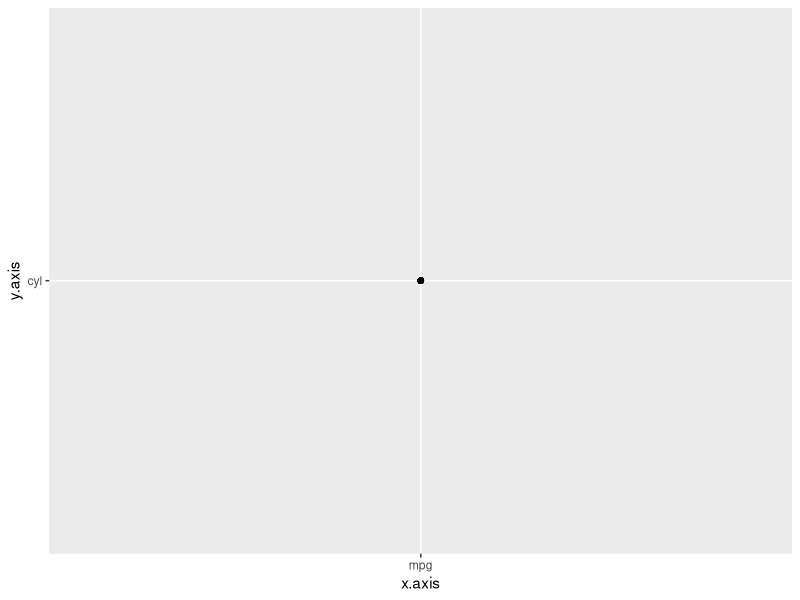
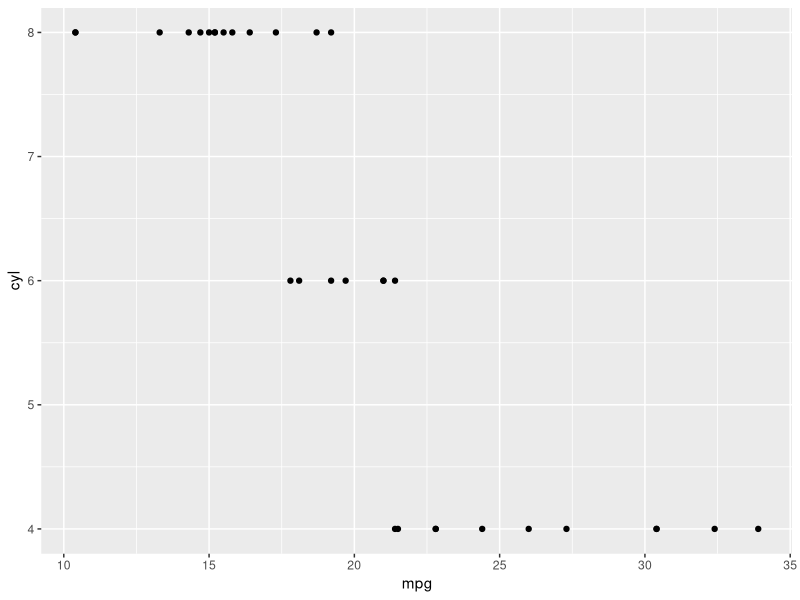
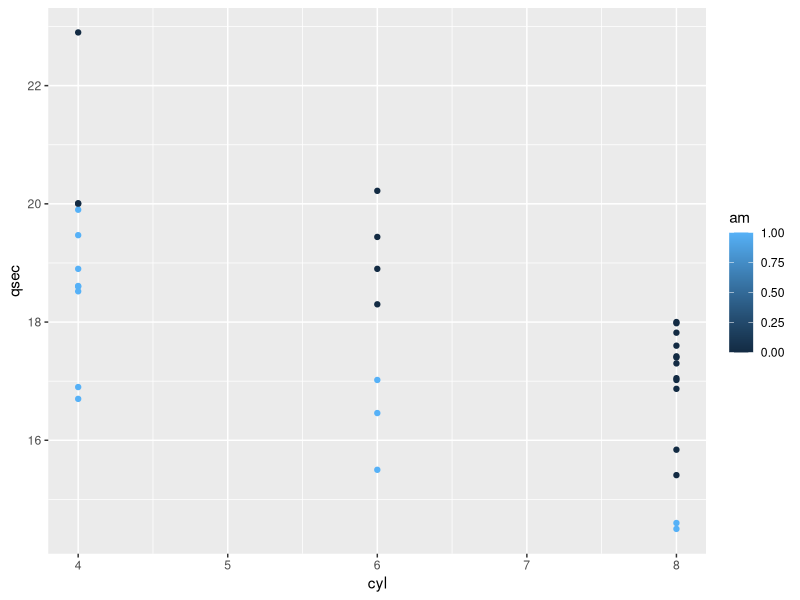
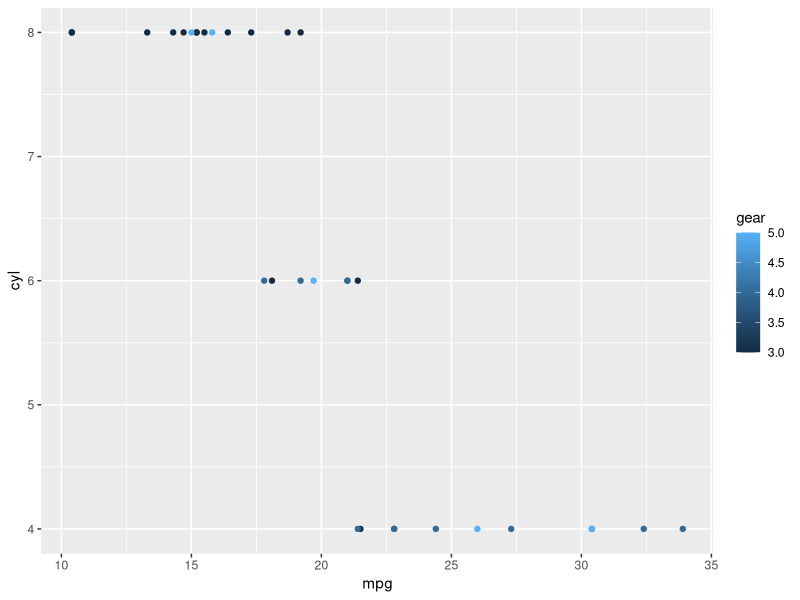

The R script that drew these images, in order:


#************************************************************
# USING GGPLOT INSIDE FUNCTIONS
#************************************************************

library("dplyr")
library("magrittr")
library("ggplot2")




#***************************************************************
# 1. aes_string : ----------------------------------------------
#***************************************************************

# What if you don't want to specify ahead of time which cols will be on 
#     x and y axes? 

# fn to plot any 2 cols as scatter: 
plot_fn <- function(df, x.axis, y.axis) {
      ggplot(df, 
             aes(x = x.axis, 
                 y = y.axis)) + 
            
            geom_point()
}


# let's try out the fn: 
plot_fn(mtcars, "mpg", "cyl")
# this isn't what we wanted. ggplot is not looking at the mtcars dataset, it's just 
#     treating "mpg" and "cyl" as 2 strings


# fn with aes_string: 
plot.fn.with.aes <- function(df, x.axis, y.axis, point.colour = NULL) {
      ggplot(df, 
             aes_string(x = x.axis, 
                        y = y.axis, 
                        colour = point.colour)) + 
            
            geom_point()
}

# test the function: 
plot.fn.with.aes(mtcars, "mpg", "cyl")
plot.fn.with.aes(mtcars, "cyl", "qsec", "am")
plot.fn.with.aes(mtcars, "mpg", "cyl", "gear")
